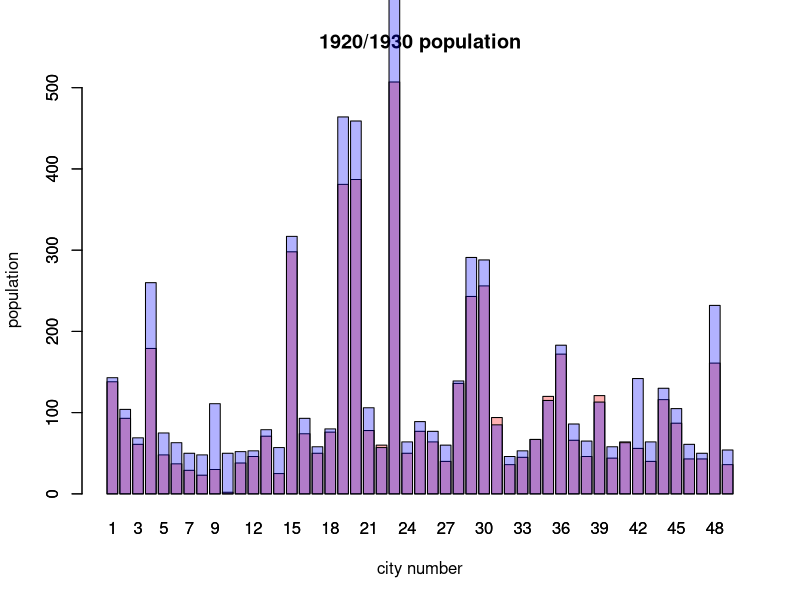
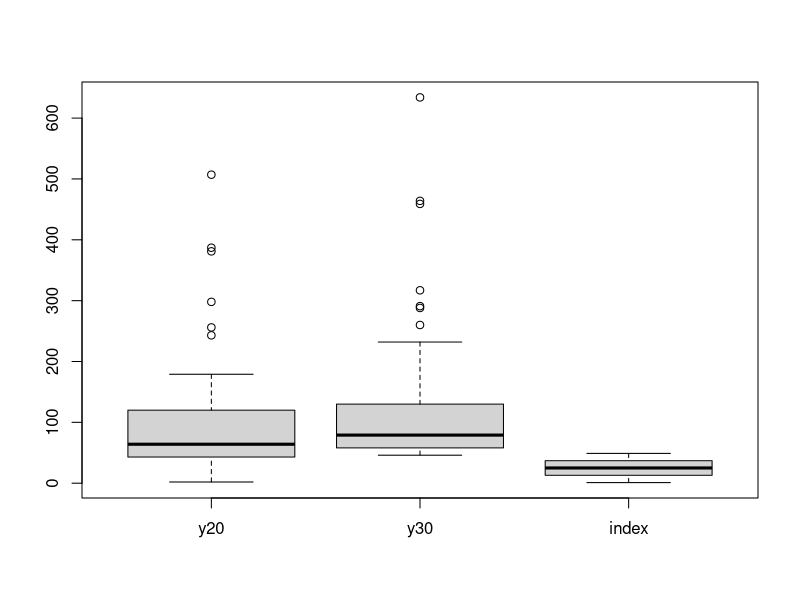

The R script that drew these images, in order:
# Bigcity
## data inform(https://stat.ethz.ch/R-manual/R-devel/library/boot/html/bigcity.html)
## barplot 2 in 1
install.packages('boot')
library(boot)

data(bigcity)
bct<-bigcity
str(bct)

col<-c('y20', 'y30')
colnames(bct)<-col
bct

bct$index<-c(1:49)
str(bct)

barplot(bct$y20,
        col=rgb(1,0,0, 0.3),
        names.arg=bct$index,
        
        xlab='city number', ylab='population', main='1920/1930 population')

barplot(bct$y30,
        col=rgb(0,0,1, 0.3),
        names.arg=bct$index,
        xlab='city number', ylab='population', main='1920/1930 population',
        add=T)
####

boxplot(bct)